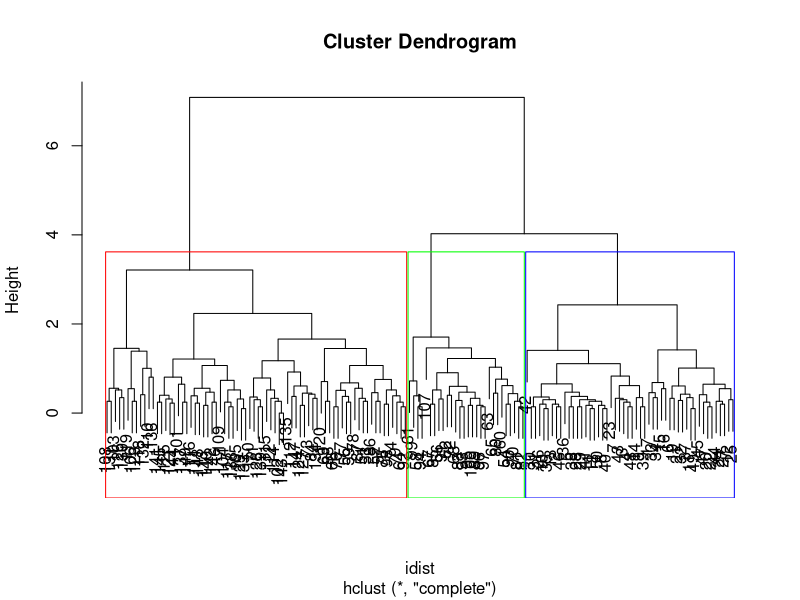

Generate this figure with R:
colnames(iris)
unique(iris$Species)

idist <- dist(iris[1:4])
hc <- hclust(idist)
hc
plot(hc)

K = 3
rect.hclust(hc, k=K, border=rainbow(K))

ghc <- cutree(hc, k=K)
unique(ghc)

iris$ghc <- ghc
colnames(iris)

table(iris$ghc)
# 1  2  3
# 50 72 28

g1 <- subset(iris, ghc==1)
summary(g1[1:4])

g2 <- subset(iris, ghc==2)
summary(g2[1:4])

g3 <- subset(iris, ghc==3)
summary(g3[1:4])